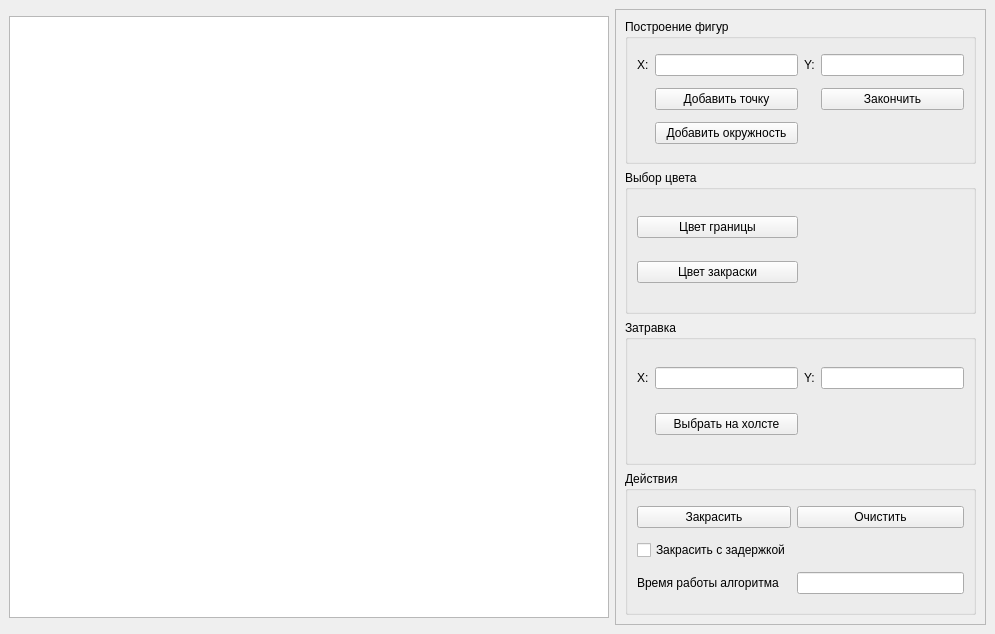
<?xml version="1.0" encoding="UTF-8"?>
<ui version="4.0">
 <class>MainWindow</class>
 <widget class="QMainWindow" name="MainWindow">
  <property name="geometry">
   <rect>
    <x>0</x>
    <y>0</y>
    <width>995</width>
    <height>634</height>
   </rect>
  </property>
  <property name="sizePolicy">
   <sizepolicy hsizetype="Minimum" vsizetype="Minimum">
    <horstretch>0</horstretch>
    <verstretch>0</verstretch>
   </sizepolicy>
  </property>
  <property name="minimumSize">
   <size>
    <width>995</width>
    <height>634</height>
   </size>
  </property>
  <property name="maximumSize">
   <size>
    <width>995</width>
    <height>634</height>
   </size>
  </property>
  <property name="windowTitle">
   <string>KG-6</string>
  </property>
  <widget class="QWidget" name="centralwidget">
   <layout class="QHBoxLayout" name="horizontalLayout">
    <item>
     <widget class="QGraphicsView" name="mainview">
      <property name="enabled">
       <bool>true</bool>
      </property>
      <property name="sizePolicy">
       <sizepolicy hsizetype="Preferred" vsizetype="Preferred">
        <horstretch>0</horstretch>
        <verstretch>0</verstretch>
       </sizepolicy>
      </property>
      <property name="minimumSize">
       <size>
        <width>600</width>
        <height>602</height>
       </size>
      </property>
      <property name="maximumSize">
       <size>
        <width>602</width>
        <height>602</height>
       </size>
      </property>
     </widget>
    </item>
    <item>
     <widget class="QFrame" name="frame">
      <property name="minimumSize">
       <size>
        <width>0</width>
        <height>0</height>
       </size>
      </property>
      <property name="mouseTracking">
       <bool>false</bool>
      </property>
      <property name="frameShape">
       <enum>QFrame::StyledPanel</enum>
      </property>
      <property name="frameShadow">
       <enum>QFrame::Raised</enum>
      </property>
      <layout class="QVBoxLayout" name="verticalLayout">
       <item>
        <widget class="QGroupBox" name="groupBox_2">
         <property name="title">
          <string>Построение фигур</string>
         </property>
         <layout class="QGridLayout" name="gridLayout">
          <item row="1" column="3">
           <widget class="QPushButton" name="pushButton_end">
            <property name="text">
             <string>Закончить</string>
            </property>
           </widget>
          </item>
          <item row="0" column="2">
           <widget class="QLabel" name="label_2">
            <property name="text">
             <string>Y:</string>
            </property>
           </widget>
          </item>
          <item row="1" column="1">
           <widget class="QPushButton" name="pushButton_add">
            <property name="text">
             <string>Добавить точку</string>
            </property>
           </widget>
          </item>
          <item row="0" column="1">
           <widget class="QLineEdit" name="lineEdit_x"/>
          </item>
          <item row="0" column="0">
           <widget class="QLabel" name="label">
            <property name="text">
             <string>X:</string>
            </property>
           </widget>
          </item>
          <item row="0" column="3">
           <widget class="QLineEdit" name="lineEdit_y"/>
          </item>
          <item row="2" column="1">
           <widget class="QPushButton" name="pushButton_circle">
            <property name="text">
             <string>Добавить окружность</string>
            </property>
           </widget>
          </item>
         </layout>
        </widget>
       </item>
       <item>
        <widget class="QGroupBox" name="groupBox">
         <property name="minimumSize">
          <size>
           <width>0</width>
           <height>0</height>
          </size>
         </property>
         <property name="title">
          <string>Выбор цвета</string>
         </property>
         <layout class="QGridLayout" name="gridLayout_6">
          <item row="2" column="1">
           <widget class="QPushButton" name="pushButton_fill_clr">
            <property name="text">
             <string>Цвет закраски</string>
            </property>
           </widget>
          </item>
          <item row="1" column="2">
           <widget class="QLabel" name="label_bd">
            <property name="minimumSize">
             <size>
              <width>83</width>
              <height>0</height>
             </size>
            </property>
            <property name="text">
             <string/>
            </property>
           </widget>
          </item>
          <item row="2" column="2">
           <widget class="QLabel" name="label_fill">
            <property name="minimumSize">
             <size>
              <width>83</width>
              <height>0</height>
             </size>
            </property>
            <property name="text">
             <string/>
            </property>
           </widget>
          </item>
          <item row="1" column="1">
           <widget class="QPushButton" name="pushButton_bd_clr">
            <property name="text">
             <string>Цвет границы</string>
            </property>
           </widget>
          </item>
         </layout>
        </widget>
       </item>
       <item>
        <widget class="QGroupBox" name="groupBox_4">
         <property name="title">
          <string>Затравка</string>
         </property>
         <layout class="QGridLayout" name="gridLayout_3">
          <item row="0" column="3">
           <widget class="QLineEdit" name="lineEdit_seed_y"/>
          </item>
          <item row="1" column="1">
           <widget class="QPushButton" name="pushButton_seed">
            <property name="text">
             <string>Выбрать на холсте</string>
            </property>
           </widget>
          </item>
          <item row="0" column="1">
           <widget class="QLineEdit" name="lineEdit_seed_x"/>
          </item>
          <item row="0" column="0">
           <widget class="QLabel" name="label_3">
            <property name="text">
             <string>X:</string>
            </property>
           </widget>
          </item>
          <item row="0" column="2">
           <widget class="QLabel" name="label_4">
            <property name="text">
             <string>Y:</string>
            </property>
           </widget>
          </item>
         </layout>
        </widget>
       </item>
       <item>
        <widget class="QGroupBox" name="groupBox_3">
         <property name="title">
          <string>Действия</string>
         </property>
         <layout class="QGridLayout" name="gridLayout_2">
          <item row="0" column="0">
           <widget class="QPushButton" name="pushButton_fill">
            <property name="text">
             <string>Закрасить</string>
            </property>
           </widget>
          </item>
          <item row="0" column="1">
           <widget class="QPushButton" name="pushButton_clear">
            <property name="text">
             <string>Очистить</string>
            </property>
           </widget>
          </item>
          <item row="1" column="0">
           <widget class="QCheckBox" name="checkBox">
            <property name="text">
             <string>Закрасить с задержкой</string>
            </property>
           </widget>
          </item>
          <item row="2" column="1">
           <widget class="QLineEdit" name="time_line"/>
          </item>
          <item row="2" column="0">
           <widget class="QLabel" name="label_5">
            <property name="text">
             <string>Время работы алгоритма</string>
            </property>
           </widget>
          </item>
         </layout>
        </widget>
       </item>
      </layout>
     </widget>
    </item>
   </layout>
  </widget>
 </widget>
 <resources/>
 <connections/>
</ui>
